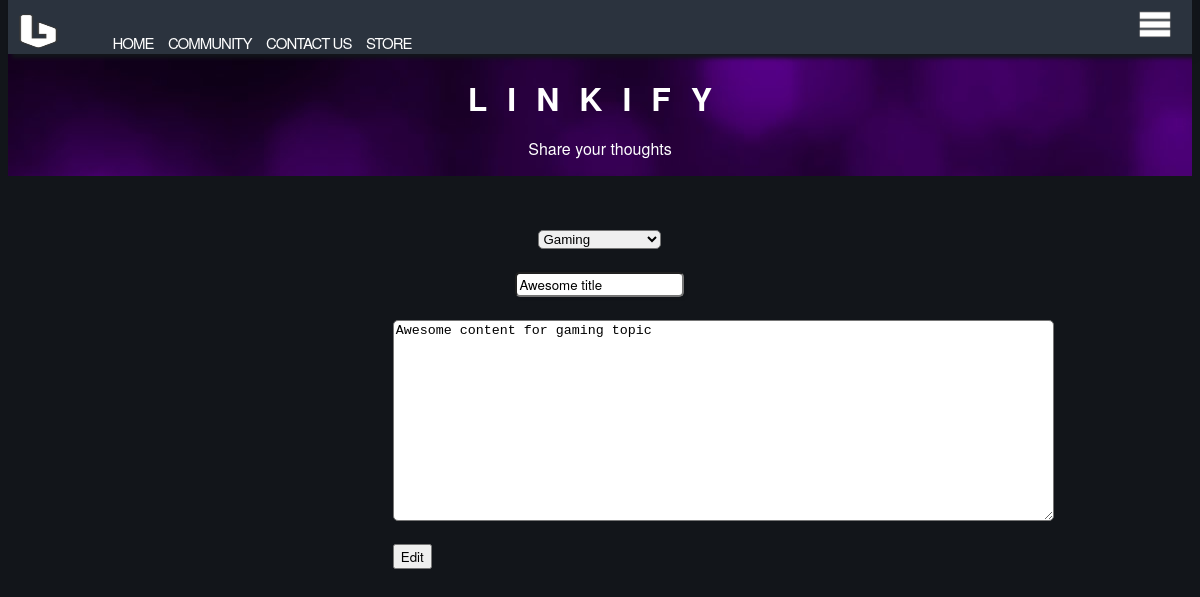
Screenshot of /resources/lib/editPostids/11.php (signed in) with the database file from the repository.
### tables this page shows
CREATE TABLE IF NOT EXISTS `posts` (
  `postid` int(11) NOT NULL,
  `uid` int(11) NOT NULL,
  `content` varchar(1000) NOT NULL,
  `published` datetime NOT NULL,
  `title` varchar(100) NOT NULL,
  `topic` varchar(20) NOT NULL
);

### resources/lib/editPostids/11.php (called while the page is built)
<?php
						require('../../../resources/lib/editPost.php');
						 ?>

### resources/lib/conn.php (called while the page is built, shortened)
<?php
function dbGet($connection, $query, $single = false)
{
    $result = mysqli_query($connection, $query);
    $data = ($single) ? mysqli_fetch_assoc($result):[];
    if (!$single) {
        while ($row = mysqli_fetch_assoc($result)) {
            $data[] = $row;
        }
    }
    return $data;
}

### resources/lib/editPost.php (the view, shortened to what this page needs)
<!DOCTYPE html>
<html>
	<head>
		<link rel="stylesheet" href="/resources/css/style.css">
	</head>
	<body>
		<?php
		require("functions.php");
		require("../../../resources/blocks/comps/header.php");
		$url = "http://$_SERVER[HTTP_HOST]$_SERVER[REQUEST_URI]";
		$urlPostid = substr($url, -6, 2);
		$posts = dbGet($connection, "SELECT * FROM posts WHERE postid = '$urlPostid';");
		foreach ($posts as $post) {
			$currentContent = $post["content"];
			$currentTitle = $post["title"];
			$currentTopic = $post["topic"];
		}
		?>
		<div class="editPostForm">
			<form method="POST" action="/resources/lib/insertEditPost.php">
				<select class="inputStyle" name="newTopic" value="<?= $currentTopic ?>">
			    <option value="Gaming">Gaming</option>
			  </select>
			  <br>
				<input class="inputStyle" type="text" name="newTitle" value="<?= $currentTitle ?>">
				<br>
			   <textarea class="inputStyle" rows="13" cols="80" name="newContent"><?= $currentContent ?></textarea>
				<br>
			   <button type="submit">Edit</button>
			</form>
		</div>
	</body>
</html>

### resources/css/style.css (style rules this page uses)
body { background-color: #12151A; color: white; }
body, button, input { font-family: 'Helvetica Neue', 'Helvetica', 'Arial', sans-serif; }
input { box-shadow: 2px 2px 2px #12151A; }
.inputStyle { border-radius: 5px; margin: 0 auto; display: block; }
.editPostForm { width: 35%; margin: auto; margin-top: 100px; }

### rows the page displays
posts: newTopic "Gaming", newTitle "Awesome title", newContent "Awesome content for gaming topic"
